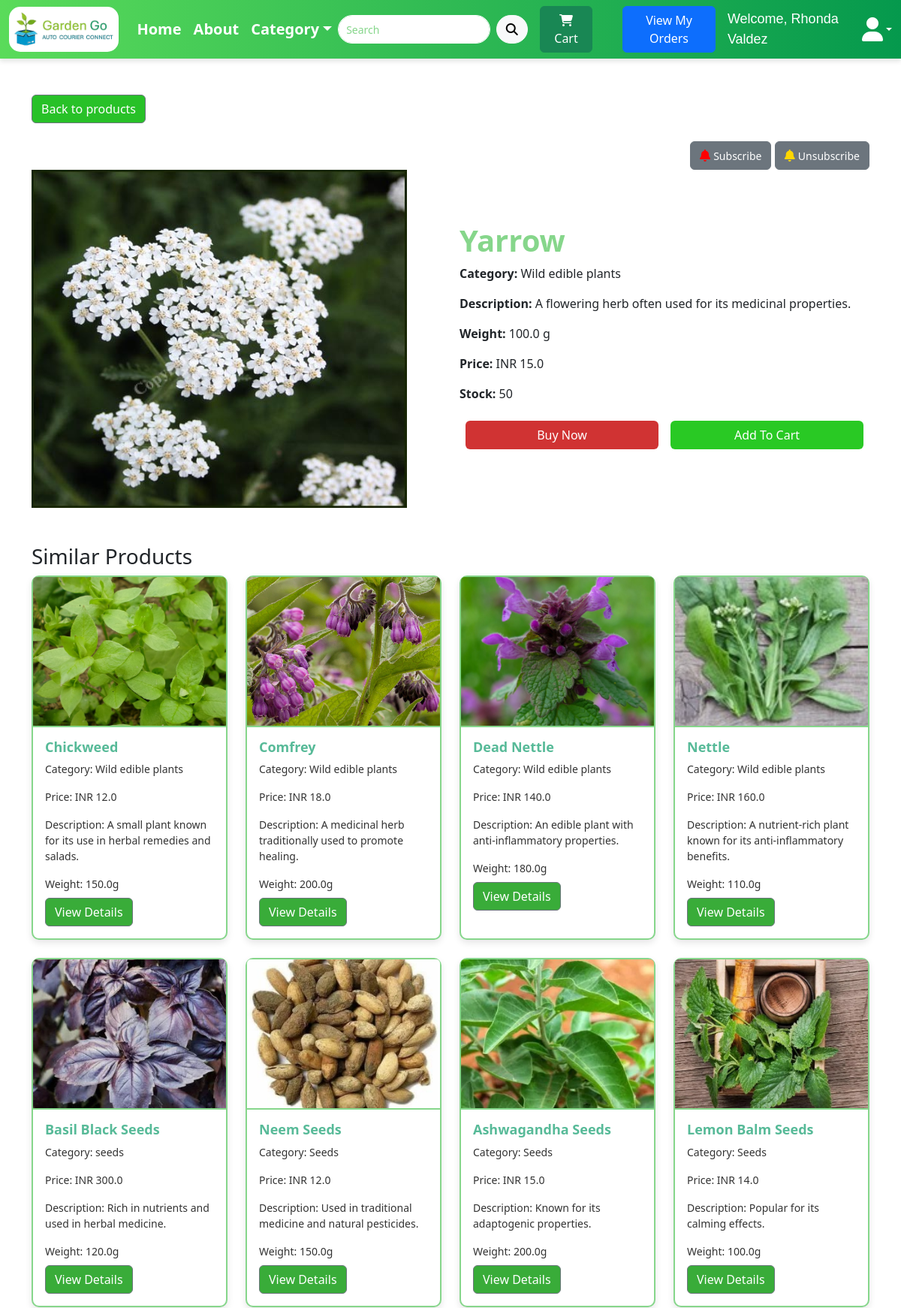
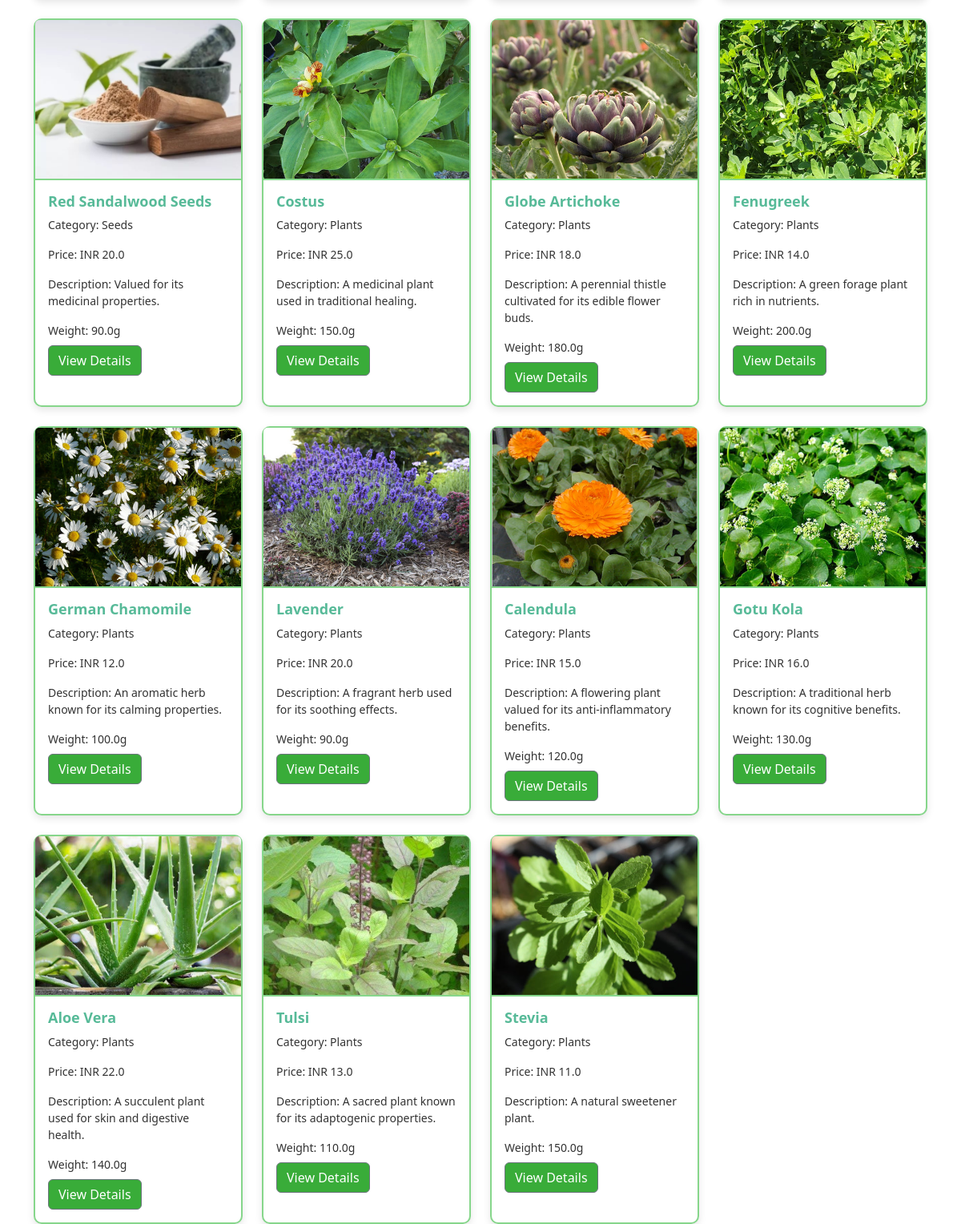
The page /products/product/1 (signed in) on the database its author committed (2 pictures, top to bottom).
### model.py (models this page shows, shortened)
class User(db.Model):
    __tablename__ = 'user'
    user_id = db.Column(db.Integer, primary_key=True, autoincrement=True)
    name = db.Column(db.String(255), nullable=False)
    email = db.Column(db.String(255), unique=True, nullable=False)
    phone_number = db.Column(db.Integer, unique=True, nullable=False)
    password_hash = db.Column(db.String(255), nullable=False)
    role = db.Column(db.Enum('Customer', 'Admin', 'Courier'), default='Customer', nullable=False)
    created_at = db.Column(db.DateTime, default=lambda: datetime.now(IST))
    updated_at = db.Column(db.DateTime, default=lambda: datetime.now(IST), onupdate=lambda: datetime.now(IST))
    last_login = db.Column(db.DateTime, nullable=True)
    is_active = db.Column(db.Boolean, default=True)
    account_request = db.Column(db.Boolean, default=False)
    reset_tokens = db.relationship("PasswordResetToken", back_populates="user", cascade="all, delete-orphan")
    addresses = db.relationship("Address", back_populates="user", cascade="all, delete-orphan")
    orders = db.relationship('Order', backref='user')
    notifications = db.relationship('Notification', backref='user')
    delivery_issues = db.relationship('DeliveryIssue', back_populates='user')

class Product(db.Model):
    __tablename__ = 'product'
    product_id = db.Column(db.Integer, primary_key=True)
    name = db.Column(db.String(100))
    description = db.Column(db.String(255))
    category_id = db.Column(db.Integer, db.ForeignKey('category.category_id'))
    category_name = db.Column(db.String(100))
    cost_price = db.Column(db.Float)
    selling_price = db.Column(db.Float)
    weight = db.Column(db.Float)
    stock_quantity = db.Column(db.Integer)
    is_deleted = db.Column(db.Boolean, default=False)
    image_url = db.Column(db.String(255))
    added_date = db.Column(db.DateTime, default=datetime.utcnow)
    updated_date = db.Column(db.DateTime, default=datetime.utcnow)

### customer/customert2.py (the view)
@customert2.route("/product/<int:id>")
def product_detail(id):
    product = Product.query.get_or_404(id)
    user = None
    total_price = product.selling_price
    if 'user_id' not in session:
        return redirect(url_for('logint1.login'))
    user_id = session.get('user_id')
    if user_id:
        user = User.query.get(user_id)
    other_products = Product.query.filter(Product.product_id != id).all()
    return render_template(
        "product_detail.html",
        product=product,
        user=user,
        total_price=total_price,
        other_products=other_products
    )

### utils.py (called while the page is built, shortened)
def track_activity(app):
    @app.before_request
    def check_session_timeout():
        if "user_id" in session:
            now = datetime.now()
            last_activity = session.get("last_activity")
            session["last_activity"] = now.strftime("%Y-%m-%d %H:%M:%S")

def cache_control(app):
    @app.after_request
    def add_header(response):
        response.headers["Cache-Control"] = "no-cache, no-store, must-revalidate"
        response.headers["Pragma"] = "no-cache"
        response.headers["Expires"] = "0"
        return response

### customer/templates/product_detail.html (shortened to what this page needs)
{% extends 'navbar.html' %}
{% block home %}
<li class="nav-item">
    <a class="nav-link" style="font-size: 20px;" href="{{ url_for('customert2.product_list') }}">Home</a>
</li>
{% endblock %}
{% block sign %}
<a href="{{ url_for('customert2.view_cart') }}" class="btn btn-success me-4">
    <i class="fa fa-shopping-cart"></i> Cart
</a>
{% if user %}
    <a href="{{ url_for('customert2.order_history') }}" class="btn btn-primary mx-3">View My Orders</a>
{% endif %}
<span class="me-2" style="color:white; font-family: 'Franklin Gothic Medium', 'Arial Narrow', Arial, sans-serif; font-size: large;">
    Welcome, {{ user.name if user else 'Guest' }}
</span>
<div class="dropdown">
    <a href="#" class="d-flex align-items-center text-decoration-none dropdown-toggle" id="profileDropdown" data-bs-toggle="dropdown" style="color:white;" aria-expanded="false">
        <i class="fa fa-user fa-2x" style="color:white;"></i>
    </a>
</div>
{% endblock %}
{% block body %}
<div class="container mt-5">
    <a href="{{ url_for('customert2.product_list') }}" class="btn btn-secondary mb-4" style="margin-bottom: 20px; background-color: rgb(40, 193, 40); color: white;">Back to products</a>
    <div class="text-end ">
        <form action="{{ url_for('customert2.subscribe') }}" method="POST" style="display: inline;">
            <button type="submit" class="btn btn-secondary" name="subscribe_action" value="subscribe">
                <i class="fas fa-bell" style="color: red;"></i>
                <span style="font-size: 14px;">Subscribe</span>
            </button>
        </form>
        <form action="{{ url_for('customert2.unsubscribe') }}" method="POST" style="display: inline;">
            <button type="submit" class="btn btn-secondary" name="subscribe_action" value="unsubscribe">
                <i class="fas fa-bell" style="color: gold;"></i>
                <span style="font-size: 14px;">Unsubscribe</span>
            </button>
        </form>
</div>
    <div class="row align-items-center">
        <div class="col-md-6 col-12">
            <img src="/static/{{ product.image_url }}" class="img-fluid product-image" style="height: 450px; width: 500px;" alt="{{ product.name }}">
        </div>
        <div class="col-md-6 col-12">
            <h1 style="color: #86d68b; font-weight: 700;">{{ product.name }}</h1>
            <p><strong>Category:</strong> {{ product.category_name }}</p>
            <p><strong>Description:</strong> {{ product.description }}</p>
            <p><strong>Weight:</strong> {{ product.weight }} g</p>
            <p><strong>Price:</strong> INR {{ product.selling_price }}</p>
            <p><strong>Stock:</strong> {{ product.stock_quantity }}</p>
            <div class="d-flex justify-content-between">
                <a href="{{ url_for('customert2.buy_now', product_id=product.product_id) }}" class="btn btn-custom btn-add-to-cart m-2" style="background-color: #d03333;">Buy Now</a>
                <a href="{{ url_for('customert2.add_to_cart', product_id=product.product_id) }}" class="btn btn-custom btn-buy-now m-2" style="background-color: rgb(41, 201, 36);">Add To Cart</a>
            </div>
        </div>
    </div>
    <h3 class="mt-5">Similar Products</h3>
    <div class="row row-cols-1 row-cols-md-4 g-4">
        {% for other_product in other_products %}
            <div class="col">
                <a href="{{ url_for('customert2.product_detail', id=other_product.product_id) }}" class="text-decoration-none text-dark">
                    <div class="card h-100">
                        <img src="/static/{{ other_product.image_url }}" class="card-img-top" alt="{{ other_product.name }}">
                        <div class="card-body">
                            <h5 class="card-title">{{ other_product.name }}</h5>
                            <p class="card-text">Category: {{ other_product.category_name }}</p>
                            <p class="card-text">Price: INR {{ other_product.selling_price }}</p>
                            <p class="card-text">Description: {{ other_product.description }}</p>
                            <p class="card-text">Weight: {{ other_product.weight }}g</p>
                            <a href="{{ url_for('customert2.product_detail', id=other_product.product_id) }}" class="btn btn-secondary mt-2" style="background-color: #39ac39; color: white;">View Details</a>
                        </div>
                    </div>
                </a>
            </div>
        {% endfor %}
    </div>
</div>
{% endblock %}

### customer/templates/product_detail.html (style rules this page uses)
.btn-custom { width: 48%; }
.btn-add-to-cart { background-color: #FF5733; color: white; }
.btn-buy-now { background-color: #28a745; color: white; }

### rows shown on the page
User: name "Rhonda Valdez"
Product: image_url (picture), name "Yarrow", category_name "Wild edible plants", description "A flowering herb often used for its medicinal properties.", weight "100.0", selling_price "15.0", stock_quantity "50"
Product: image_url (picture), name "Chickweed", category_name "Wild edible plants", selling_price "12.0", description "A small plant known for its use in herbal remedies and salads.", weight "150.0"
Product: image_url (picture), name "Comfrey", category_name "Wild edible plants", selling_price "18.0", description "A medicinal herb traditionally used to promote healing.", weight "200.0"
Product: image_url (picture), name "Dead Nettle", category_name "Wild edible plants", selling_price "140.0", description "An edible plant with anti-inflammatory properties.", weight "180.0"
Product: image_url (picture), name "Nettle", category_name "Wild edible plants", selling_price "160.0", description "A nutrient-rich plant known for its anti-inflammatory benefits.", weight "110.0"
Product: image_url (picture), name "Basil Black Seeds", category_name "seeds", selling_price "300.0", description "Rich in nutrients and used in herbal medicine.", weight "120.0"
Product: image_url (picture), name "Neem Seeds", category_name "Seeds", selling_price "12.0", description "Used in traditional medicine and natural pesticides.", weight "150.0"
Product: image_url (picture), name "Ashwagandha Seeds", category_name "Seeds", selling_price "15.0", description "Known for its adaptogenic properties.", weight "200.0"
Product: image_url (picture), name "Lemon Balm Seeds", category_name "Seeds", selling_price "14.0", description "Popular for its calming effects.", weight "100.0"
Product: image_url (picture), name "Red Sandalwood Seeds", category_name "Seeds", selling_price "20.0", description "Valued for its medicinal properties.", weight "90.0"
Product: image_url (picture), name "Costus", category_name "Plants", selling_price "25.0", description "A medicinal plant used in traditional healing.", weight "150.0"
Product: image_url (picture), name "Globe Artichoke", category_name "Plants", selling_price "18.0", description "A perennial thistle cultivated for its edible flower buds.", weight "180.0"
Product: image_url (picture), name "Fenugreek", category_name "Plants", selling_price "14.0", description "A green forage plant rich in nutrients.", weight "200.0"
Product: image_url (picture), name "German Chamomile", category_name "Plants", selling_price "12.0", description "An aromatic herb known for its calming properties.", weight "100.0"
Product: image_url (picture), name "Lavender", category_name "Plants", selling_price "20.0", description "A fragrant herb used for its soothing effects.", weight "90.0"
Product: image_url (picture), name "Calendula", category_name "Plants", selling_price "15.0", description "A flowering plant valued for its anti-inflammatory benefits.", weight "120.0"
Product: image_url (picture), name "Gotu Kola", category_name "Plants", selling_price "16.0", description "A traditional herb known for its cognitive benefits.", weight "130.0"
Product: image_url (picture), name "Aloe Vera", category_name "Plants", selling_price "22.0", description "A succulent plant used for skin and digestive health.", weight "140.0"
Product: image_url (picture), name "Tulsi", category_name "Plants", selling_price "13.0", description "A sacred plant known for its adaptogenic properties.", weight "110.0"
Product: image_url (picture), name "Stevia", category_name "Plants", selling_price "11.0", description "A natural sweetener plant.", weight "150.0"
